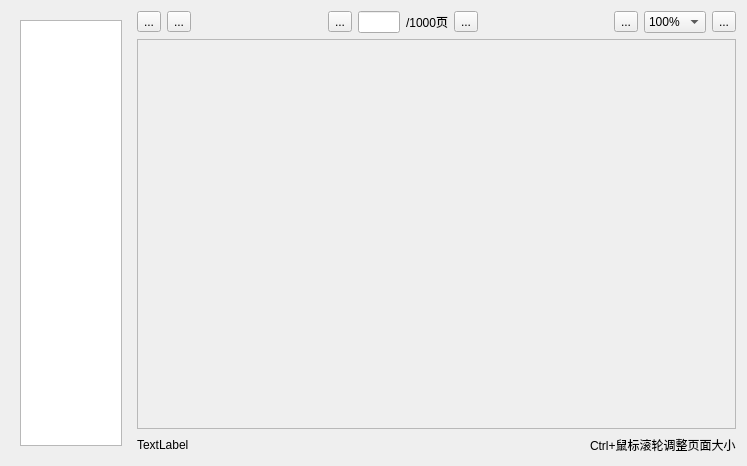
<?xml version="1.0" encoding="UTF-8"?>
<ui version="4.0">
 <class>widgetReadPDF</class>
 <widget class="QWidget" name="widgetReadPDF">
  <property name="geometry">
   <rect>
    <x>0</x>
    <y>0</y>
    <width>747</width>
    <height>466</height>
   </rect>
  </property>
  <property name="minimumSize">
   <size>
    <width>600</width>
    <height>400</height>
   </size>
  </property>
  <property name="maximumSize">
   <size>
    <width>16777215</width>
    <height>16777215</height>
   </size>
  </property>
  <property name="windowTitle">
   <string>Form</string>
  </property>
  <layout class="QHBoxLayout" name="horizontalLayout_7" stretch="2,10">
   <item>
    <widget class="QWidget" name="widget" native="true">
     <layout class="QVBoxLayout" name="verticalLayout">
      <item>
       <widget class="QListWidget" name="listWidget"/>
      </item>
     </layout>
    </widget>
   </item>
   <item>
    <layout class="QVBoxLayout" name="verticalLayout_2">
     <item>
      <layout class="QHBoxLayout" name="horizontalLayout">
       <item>
        <layout class="QHBoxLayout" name="horizontalLayout_6">
         <item>
          <widget class="QToolButton" name="btn_Download">
           <property name="text">
            <string>...</string>
           </property>
           <property name="icon">
            <iconset>
             <normalon>:/PIC/download.png</normalon>
            </iconset>
           </property>
          </widget>
         </item>
         <item>
          <widget class="QToolButton" name="btn_Print">
           <property name="text">
            <string>...</string>
           </property>
           <property name="icon">
            <iconset>
             <normalon>:/PIC/print.png</normalon>
            </iconset>
           </property>
          </widget>
         </item>
         <item>
          <spacer name="horizontalSpacer">
           <property name="orientation">
            <enum>Qt::Horizontal</enum>
           </property>
           <property name="sizeHint" stdset="0">
            <size>
             <width>40</width>
             <height>20</height>
            </size>
           </property>
          </spacer>
         </item>
         <item>
          <layout class="QHBoxLayout" name="horizontalLayout_5">
           <item>
            <widget class="QToolButton" name="btn_PageUp">
             <property name="text">
              <string>...</string>
             </property>
             <property name="icon">
              <iconset>
               <normalon>:/PIC/PageUp.png</normalon>
              </iconset>
             </property>
            </widget>
           </item>
           <item>
            <layout class="QHBoxLayout" name="horizontalLayout_4">
             <item>
              <widget class="QLineEdit" name="lineEdit_CurrentPage">
               <property name="maximumSize">
                <size>
                 <width>42</width>
                 <height>16777215</height>
                </size>
               </property>
              </widget>
             </item>
             <item>
              <widget class="QLabel" name="label_pages">
               <property name="maximumSize">
                <size>
                 <width>42</width>
                 <height>16777215</height>
                </size>
               </property>
               <property name="text">
                <string>/1000页</string>
               </property>
              </widget>
             </item>
            </layout>
           </item>
           <item>
            <widget class="QToolButton" name="btn_PageDown">
             <property name="text">
              <string>...</string>
             </property>
             <property name="icon">
              <iconset>
               <normalon>:/PIC/PageDown.png</normalon>
              </iconset>
             </property>
            </widget>
           </item>
          </layout>
         </item>
         <item>
          <spacer name="horizontalSpacer_2">
           <property name="orientation">
            <enum>Qt::Horizontal</enum>
           </property>
           <property name="sizeHint" stdset="0">
            <size>
             <width>40</width>
             <height>20</height>
            </size>
           </property>
          </spacer>
         </item>
         <item>
          <layout class="QHBoxLayout" name="horizontalLayout_3">
           <item>
            <widget class="QToolButton" name="btn_ZoomSamller">
             <property name="text">
              <string>...</string>
             </property>
             <property name="icon">
              <iconset>
               <normalon>:/PIC/ZoomSmaller.png</normalon>
              </iconset>
             </property>
            </widget>
           </item>
           <item>
            <widget class="QComboBox" name="comboBox_factor">
             <property name="maximumSize">
              <size>
               <width>100</width>
               <height>16777215</height>
              </size>
             </property>
             <property name="currentIndex">
              <number>5</number>
             </property>
             <item>
              <property name="text">
               <string>200%</string>
              </property>
             </item>
             <item>
              <property name="text">
               <string>180%</string>
              </property>
             </item>
             <item>
              <property name="text">
               <string>160%</string>
              </property>
             </item>
             <item>
              <property name="text">
               <string>140%</string>
              </property>
             </item>
             <item>
              <property name="text">
               <string>120%</string>
              </property>
             </item>
             <item>
              <property name="text">
               <string>100%</string>
              </property>
             </item>
             <item>
              <property name="text">
               <string>80%</string>
              </property>
             </item>
             <item>
              <property name="text">
               <string>60%</string>
              </property>
             </item>
             <item>
              <property name="text">
               <string>40%</string>
              </property>
             </item>
             <item>
              <property name="text">
               <string>20%</string>
              </property>
             </item>
            </widget>
           </item>
           <item>
            <widget class="QToolButton" name="btn_ZoomLarger">
             <property name="text">
              <string>...</string>
             </property>
             <property name="icon">
              <iconset>
               <normalon>:/PIC/ZoomLarger.png</normalon>
              </iconset>
             </property>
            </widget>
           </item>
          </layout>
         </item>
        </layout>
       </item>
      </layout>
     </item>
     <item>
      <widget class="QScrollArea" name="showArea">
       <property name="widgetResizable">
        <bool>true</bool>
       </property>
       <widget class="QWidget" name="scrollAreaWidgetContents">
        <property name="geometry">
         <rect>
          <x>0</x>
          <y>0</y>
          <width>598</width>
          <height>382</height>
         </rect>
        </property>
       </widget>
      </widget>
     </item>
     <item>
      <layout class="QHBoxLayout" name="horizontalLayout_2">
       <item>
        <widget class="QLabel" name="label_FileStatus">
         <property name="text">
          <string>TextLabel</string>
         </property>
        </widget>
       </item>
       <item>
        <spacer name="horizontalSpacer_4">
         <property name="orientation">
          <enum>Qt::Horizontal</enum>
         </property>
         <property name="sizeHint" stdset="0">
          <size>
           <width>40</width>
           <height>20</height>
          </size>
         </property>
        </spacer>
       </item>
       <item>
        <widget class="QLabel" name="label">
         <property name="layoutDirection">
          <enum>Qt::RightToLeft</enum>
         </property>
         <property name="text">
          <string>Ctrl+鼠标滚轮调整页面大小</string>
         </property>
        </widget>
       </item>
      </layout>
     </item>
    </layout>
   </item>
  </layout>
 </widget>
 <resources>
  <include location="../RES/img.qrc"/>
 </resources>
 <connections/>
</ui>
